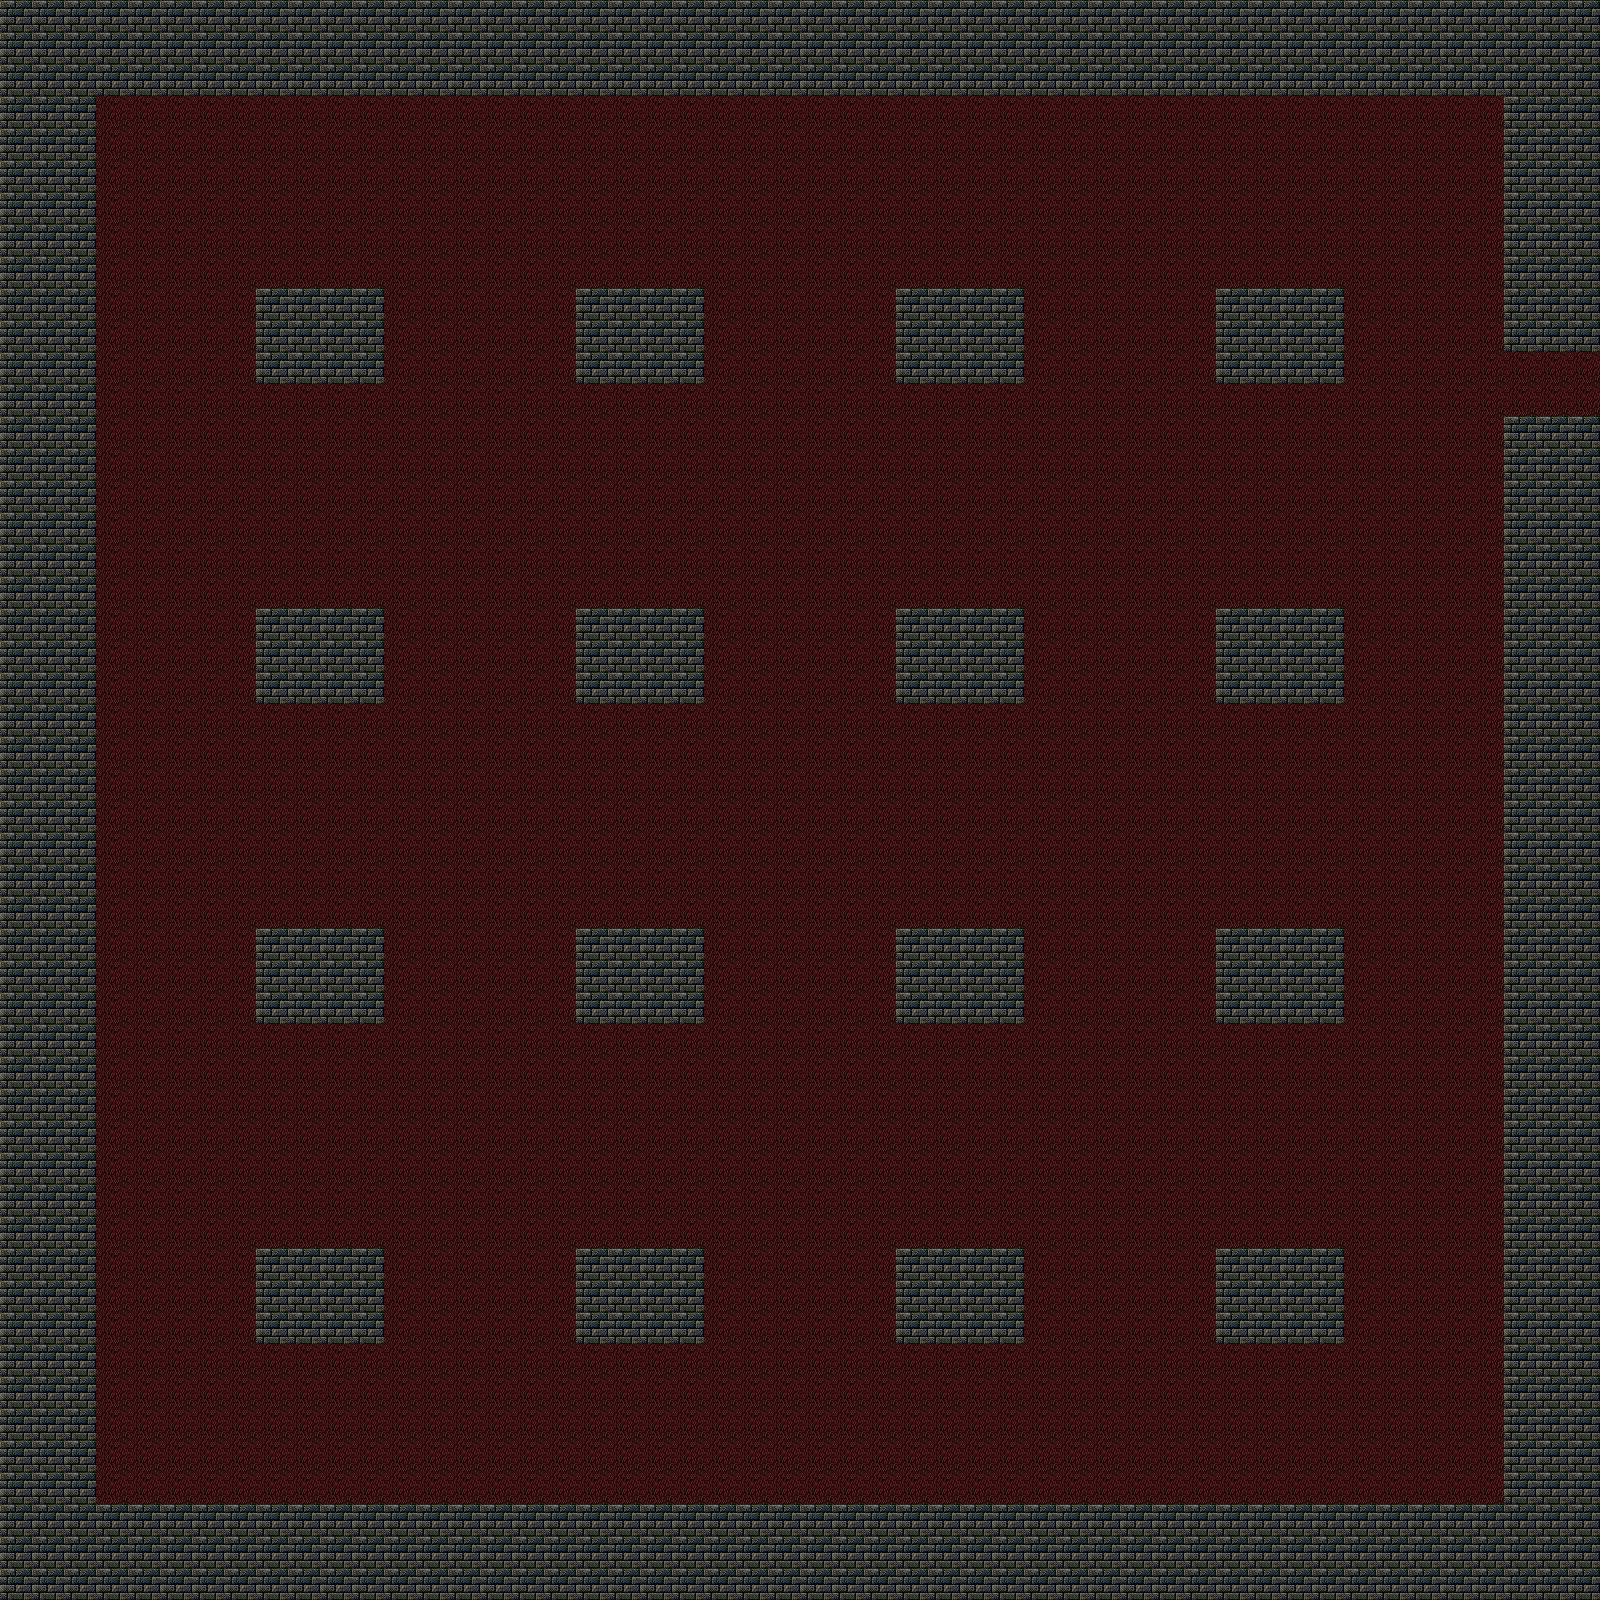

Below is a game level as drawn by its tile map, then a one-line description and the .tmx that defines it (tile-layer data replaced by summaries):
An orthogonal 50x50 tile map with 32x32 px tiles, 3 tile layers (Tile Layer 2, Tile Layer 1, Tile Layer 3).

<map version="1.10" tiledversion="1.10.2" orientation="orthogonal" renderorder="right-down" width="50" height="50" tilewidth="32" tileheight="32" infinite="0" nextlayerid="4" nextobjectid="1">
 <tileset firstgid="1" source="Test.tsx" />
 <layer id="2" name="Tile Layer 2" width="50" height="50">
  <data>[2500 cells, 2500 non-empty, 1 distinct tile ids]</data>
 </layer>
 <layer id="1" name="Tile Layer 1" width="50" height="50">
  <data>[2500 cells, 558 non-empty, 1 distinct tile ids]</data>
 </layer>
 <layer id="3" name="Tile Layer 3" width="50" height="50">
  <data>[2500 cells, 192 non-empty, 1 distinct tile ids]</data>
 </layer>
</map>
